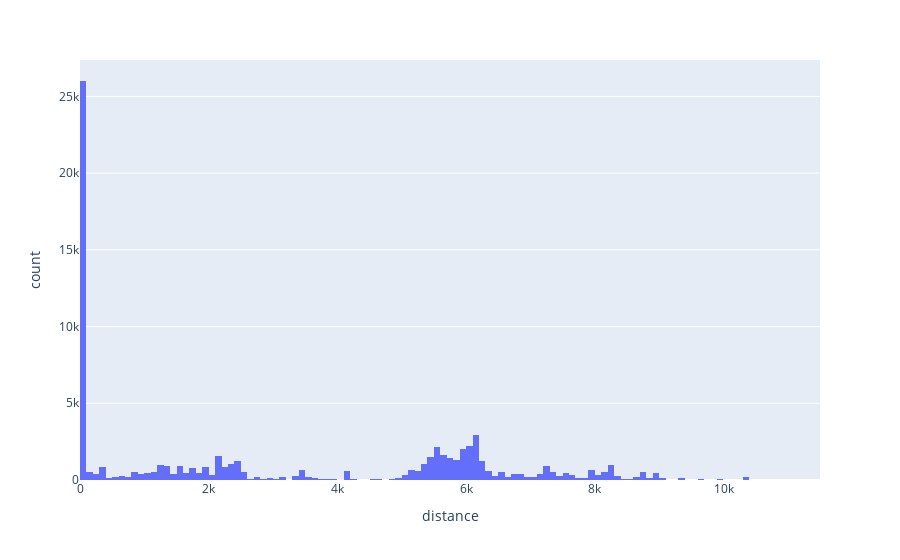

Source (notebook cell):
### Code cell
import plotly.express as px
fig = px.histogram(df,x='distance')
fig.show()

### Figure 1 — Plotly figure (JSON) as saved in the notebook; plotly's stock layout.template omitted (floating-point values rounded to 4 significant figures; data arrays with more than 128 entries replaced by an {"elided": "..."} marker saying what was removed)
{"data": [{"alignmentgroup": "True", "bingroup": "x", "hovertemplate": "distance=%{x}<br>count=%{y}<extra></extra>", "legendgroup": "", "marker": {"color": "#636efa"}, "name": "", "offsetgroup": "", "orientation": "v", "showlegend": false, "type": "histogram", "x": {"elided": "76212 int values"}, "xaxis": "x", "yaxis": "y"}], "layout": {"barmode": "relative", "legend": {"tracegroupgap": 0}, "margin": {"t": 60}, "xaxis": {"anchor": "y", "domain": [0, 1], "title": {"text": "distance"}}, "yaxis": {"anchor": "x", "domain": [0, 1], "title": {"text": "count"}}}}
